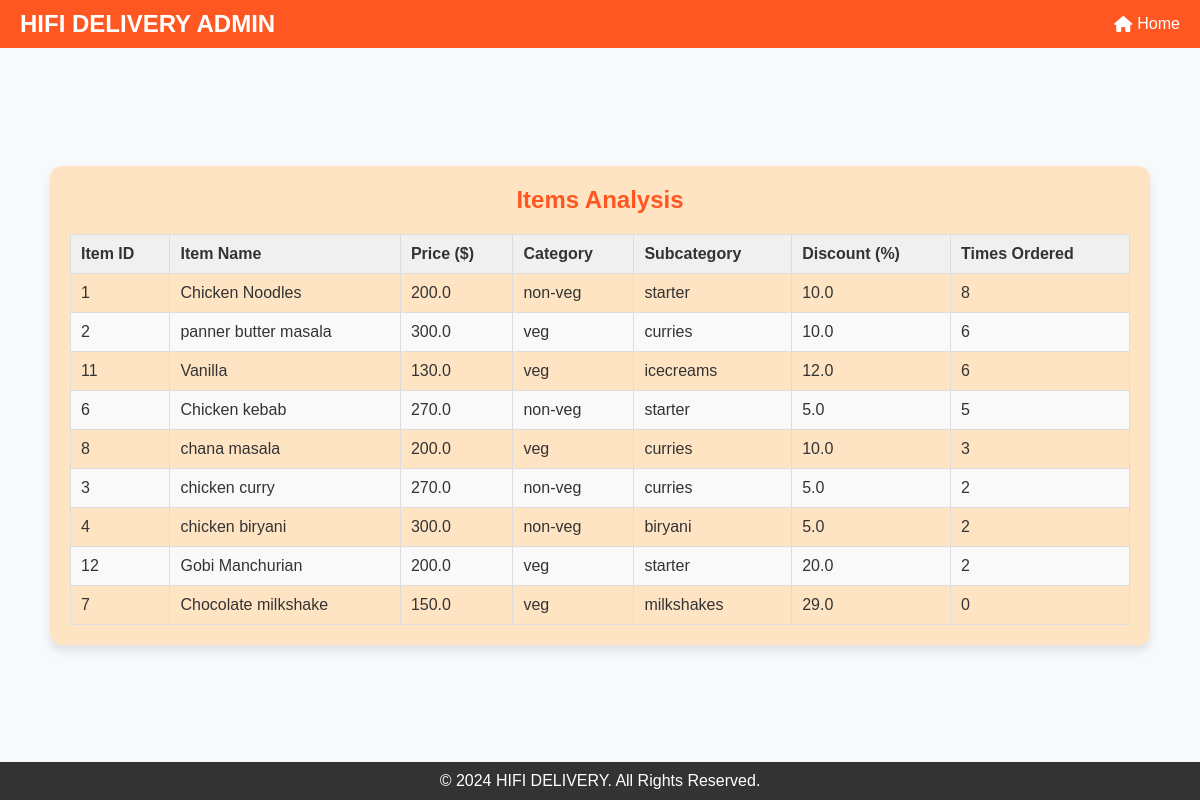
Page /items_analysis_admin on the earlier database version.
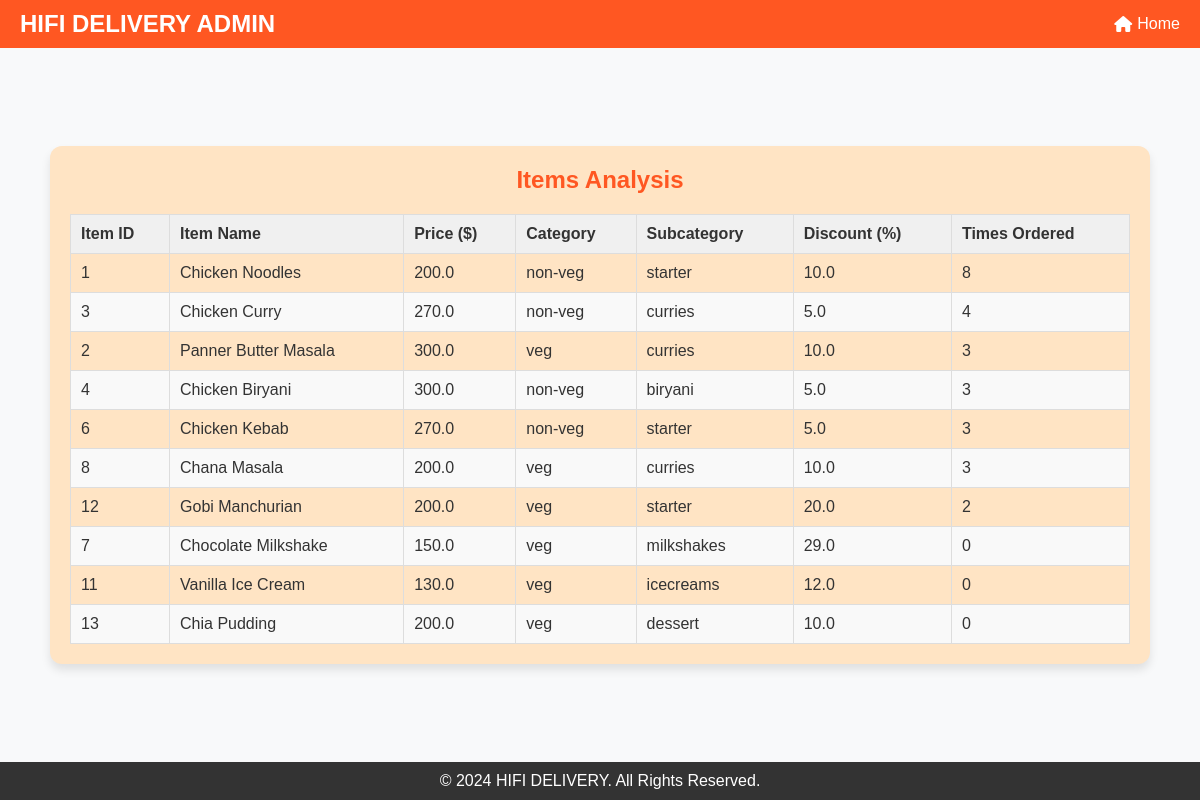
Same page on the later database version.
### tables this page shows
CREATE TABLE "menu_items" (
	"id"	INTEGER,
	"name"	TEXT NOT NULL,
	"description"	TEXT NOT NULL,
	"price"	REAL NOT NULL,
	"image_path"	TEXT NOT NULL,
	"category"	TEXT NOT NULL DEFAULT 'veg',
	"subcategory"	TEXT NOT NULL DEFAULT 'starter',
	"discount"	REAL NOT NULL DEFAULT 0.0,
	PRIMARY KEY("id" AUTOINCREMENT)
);

### mergedapp.py (the view)
@app.route('/items_analysis_admin')
def items_analysis_admin():
    try:
        with get_db_connection() as conn:
            cursor = conn.cursor()
            cursor.execute('''
            SELECT mi.id, mi.name, mi.price, mi.category, mi.subcategory, mi.discount,
            COUNT(o.orderId) AS times_ordered
            FROM menu_items mi
            LEFT JOIN Orders_Analysis o ON mi.name = o.productName  -- Match items with orders
            GROUP BY mi.id
            ORDER BY times_ordered DESC;
            ''')
            items = cursor.fetchall()
    except sqlite3.Error as e:
        print(f"Database error: {e}")
        items = []
    return render_template('items_analysis.html', items=items)

### mergedapp.py (called while the page is built)
def get_db_connection():
    conn = sqlite3.connect(DATABASE)  # Timeout to avoid lock
    conn.row_factory = sqlite3.Row
    return conn

### templates/items_analysis.html (shortened to what this page needs)
<!DOCTYPE html>
<html lang="en">
<head>
    <link href="https://cdnjs.cloudflare.com/ajax/libs/font-awesome/6.5.0/css/all.min.css" rel="stylesheet">
</head>
<body>
    <header>
        <div class="logo">HIFI DELIVERY ADMIN</div>
        <nav>
            <ul>
                <li><a href="{{ url_for('admin')}}"><i class="fa-solid fa-house"></i> Home</a></li>
            </ul>
        </nav>
    </header>
    <div class="content">
        <div class="table-container">
            <h2>Items Analysis</h2>
            <table>
                <thead>
                    <tr>
                        <th>Item ID</th>
                        <th>Item Name</th>
                        <th>Price ($)</th>
                        <th>Category</th>
                        <th>Subcategory</th>
                        <th>Discount (%)</th>
                        <th>Times Ordered</th>
                    </tr>
                </thead>
                <tbody>
                    {% if items %}
                        {% for item in items %}
                        <tr>
                            <td>{{ item[0] }}</td>
                            <td>{{ item[1] }}</td>
                            <td>{{ item[2] }}</td>
                            <td>{{ item[3] }}</td>
                            <td>{{ item[4] }}</td>
                            <td>{{ item[5] }}</td>
                            <td>{{ item[6] }}</td>
                        </tr>
                        {% endfor %}
                    {% else %}
                        <tr>
                            <td colspan="7">No items available.</td>
                        </tr>
                    {% endif %}
                </tbody>
            </table>
        </div>
    </div>
    <footer>
        <p>&copy; 2024 HIFI DELIVERY. All Rights Reserved.</p>
    </footer>
</body>
</html>

### templates/items_analysis.html (style rules this page uses)
* { margin: 0; padding: 0; box-sizing: border-box; font-family: Arial, sans-serif; }
body { background-color: #f8f9fa; color: #333; display: flex; flex-direction: column; min-height: 100vh; }
header { background: #ff5722; color: white; padding: 10px 20px; display: flex; justify-content: space-between; align-items: center; }
header .logo { font-size: 1.5rem; font-weight: bold; }
header nav ul { list-style: none; display: flex; gap: 15px; }
header nav ul li a { color: white; text-decoration: none; display: flex; align-items: center; }
header nav ul li a i { margin-right: 5px; }
.content { padding: 20px; flex-grow: 1; display: flex; justify-content: center; align-items: center; }
.table-container { background-color: #ffe4c4; padding: 20px; border-radius: 12px; box-shadow: 0 6px 10px rgba(0, 0, 0, 0.1); max-width: 1100px; width: 100%; }
h2 { color: #ff5722; margin-bottom: 15px; text-align: center; }
table { width: 100%; border-collapse: collapse; margin-top: 20px; }
table th, table td { padding: 10px; border: 1px solid #ddd; text-align: left; }
table th { background: #f0f0f0; }
table tr:nth-child(even) { background: #f9f9f9; }
footer { background: #333; color: white; text-align: center; padding: 10px; }
footer p { margin: 0; }

Differences in the rows shown:
changed menu_items id 3: name "chicken curry" → "Chicken Curry"; item "2" → "4"; moves up the list
changed menu_items id 2: name "panner butter masala" → "Panner Butter Masala"; item "6" → "3"
changed menu_items "biryani": name "chicken biryani" → "Chicken Biryani"; item "2" → "3"; moves up the list
changed menu_items id 6: name "Chicken kebab" → "Chicken Kebab"; item "5" → "3"
changed menu_items id 8: name "chana masala" → "Chana Masala"
changed menu_items "milkshakes": name "Chocolate milkshake" → "Chocolate Milkshake"
changed menu_items "icecreams": name "Vanilla" → "Vanilla Ice Cream"; item "6" → "0"; moves down the list
added menu_items: id "13", name "Chia Pudding", price "200.0", category "veg", subcategory "dessert", discount "10.0", item "0"
